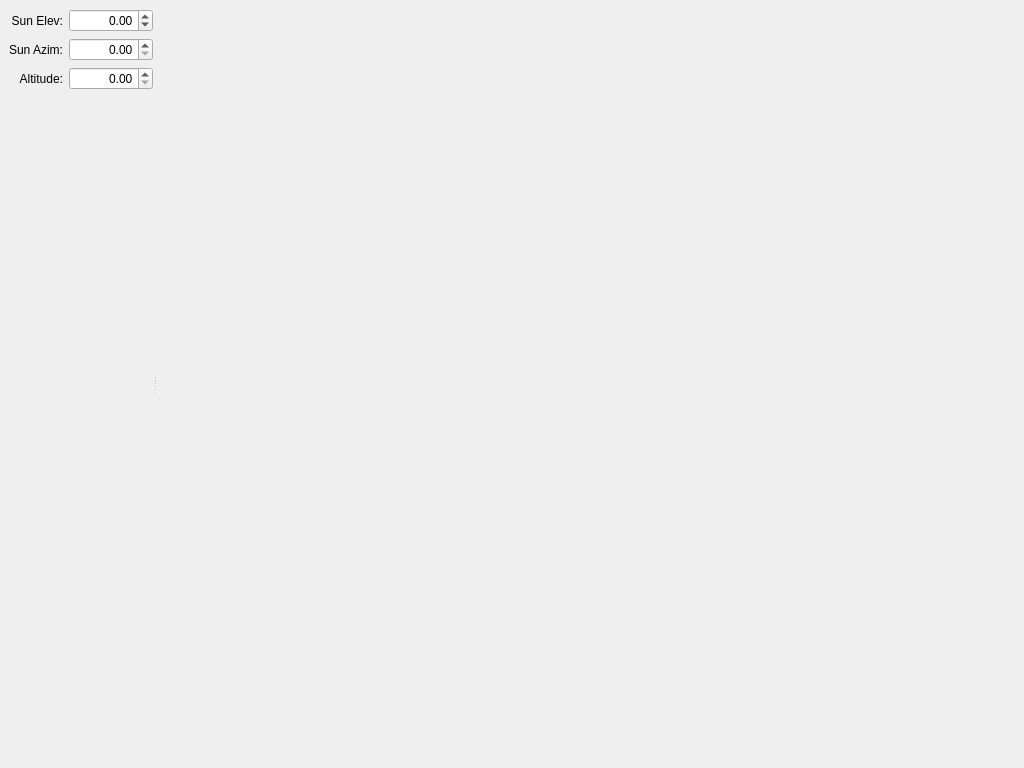
<?xml version="1.0" encoding="UTF-8"?>
<ui version="4.0">
 <class>MainWindow</class>
 <widget class="QMainWindow" name="MainWindow">
  <property name="geometry">
   <rect>
    <x>0</x>
    <y>0</y>
    <width>1024</width>
    <height>768</height>
   </rect>
  </property>
  <property name="windowTitle">
   <string>ViewerQt</string>
  </property>
  <property name="locale">
   <locale language="English" country="UnitedStates"/>
  </property>
  <property name="dockOptions">
   <set>QMainWindow::AllowNestedDocks|QMainWindow::AllowTabbedDocks|QMainWindow::AnimatedDocks</set>
  </property>
  <widget class="QWidget" name="centralwidget">
   <layout class="QVBoxLayout" name="verticalLayout">
    <item>
     <widget class="QSplitter" name="splitter">
      <property name="orientation">
       <enum>Qt::Horizontal</enum>
      </property>
      <widget class="QWidget" name="widget" native="true">
       <layout class="QGridLayout" name="gridLayout">
        <item row="0" column="0">
         <widget class="QLabel" name="label">
          <property name="text">
           <string>Sun Elev:</string>
          </property>
          <property name="alignment">
           <set>Qt::AlignRight|Qt::AlignTrailing|Qt::AlignVCenter</set>
          </property>
          <property name="buddy">
           <cstring>spinBoxSunElev</cstring>
          </property>
         </widget>
        </item>
        <item row="0" column="1">
         <widget class="QDoubleSpinBox" name="spinBoxSunElev">
          <property name="alignment">
           <set>Qt::AlignRight|Qt::AlignTrailing|Qt::AlignVCenter</set>
          </property>
          <property name="maximum">
           <double>90.000000000000000</double>
          </property>
                    <property name="minimum">
           <double>-90.000000000000000</double>
          </property>
         </widget>
        </item>
        <item row="1" column="0">
         <widget class="QLabel" name="label_2">
          <property name="text">
           <string>Sun Azim:</string>
          </property>
          <property name="alignment">
           <set>Qt::AlignRight|Qt::AlignTrailing|Qt::AlignVCenter</set>
          </property>
          <property name="buddy">
           <cstring>spinBoxSunAzim</cstring>
          </property>
         </widget>
        </item>
        <item row="1" column="1">
         <widget class="QDoubleSpinBox" name="spinBoxSunAzim">
          <property name="alignment">
           <set>Qt::AlignRight|Qt::AlignTrailing|Qt::AlignVCenter</set>
          </property>
          <property name="maximum">
           <double>360.000000000000000</double>
          </property>
         </widget>
        </item>
        <item row="2" column="0">
         <widget class="QLabel" name="label_3">
          <property name="text">
           <string>Altitude:</string>
          </property>
          <property name="alignment">
           <set>Qt::AlignRight|Qt::AlignTrailing|Qt::AlignVCenter</set>
          </property>
          <property name="buddy">
           <cstring>spinBoxAlt</cstring>
          </property>
         </widget>
        </item>
        <item row="2" column="1">
         <widget class="QDoubleSpinBox" name="spinBoxAlt">
          <property name="alignment">
           <set>Qt::AlignRight|Qt::AlignTrailing|Qt::AlignVCenter</set>
          </property>
          <property name="maximum">
           <double>100000.000000000000000</double>
          </property>
         </widget>
        </item>
        <item row="3" column="0">
         <spacer name="verticalSpacer">
          <property name="orientation">
           <enum>Qt::Vertical</enum>
          </property>
          <property name="sizeHint" stdset="0">
           <size>
            <width>20</width>
            <height>636</height>
           </size>
          </property>
         </spacer>
        </item>
       </layout>
      </widget>
      <widget class="WidgetCGI" name="widgetCGI" native="true">
       <property name="sizePolicy">
        <sizepolicy hsizetype="Preferred" vsizetype="Preferred">
         <horstretch>1</horstretch>
         <verstretch>0</verstretch>
        </sizepolicy>
       </property>
      </widget>
     </widget>
    </item>
   </layout>
  </widget>
 </widget>
 <customwidgets>
  <customwidget>
   <class>WidgetCGI</class>
   <extends>QWidget</extends>
   <header>WidgetCGI.h</header>
   <container>1</container>
  </customwidget>
 </customwidgets>
 <resources/>
 <connections/>
</ui>
